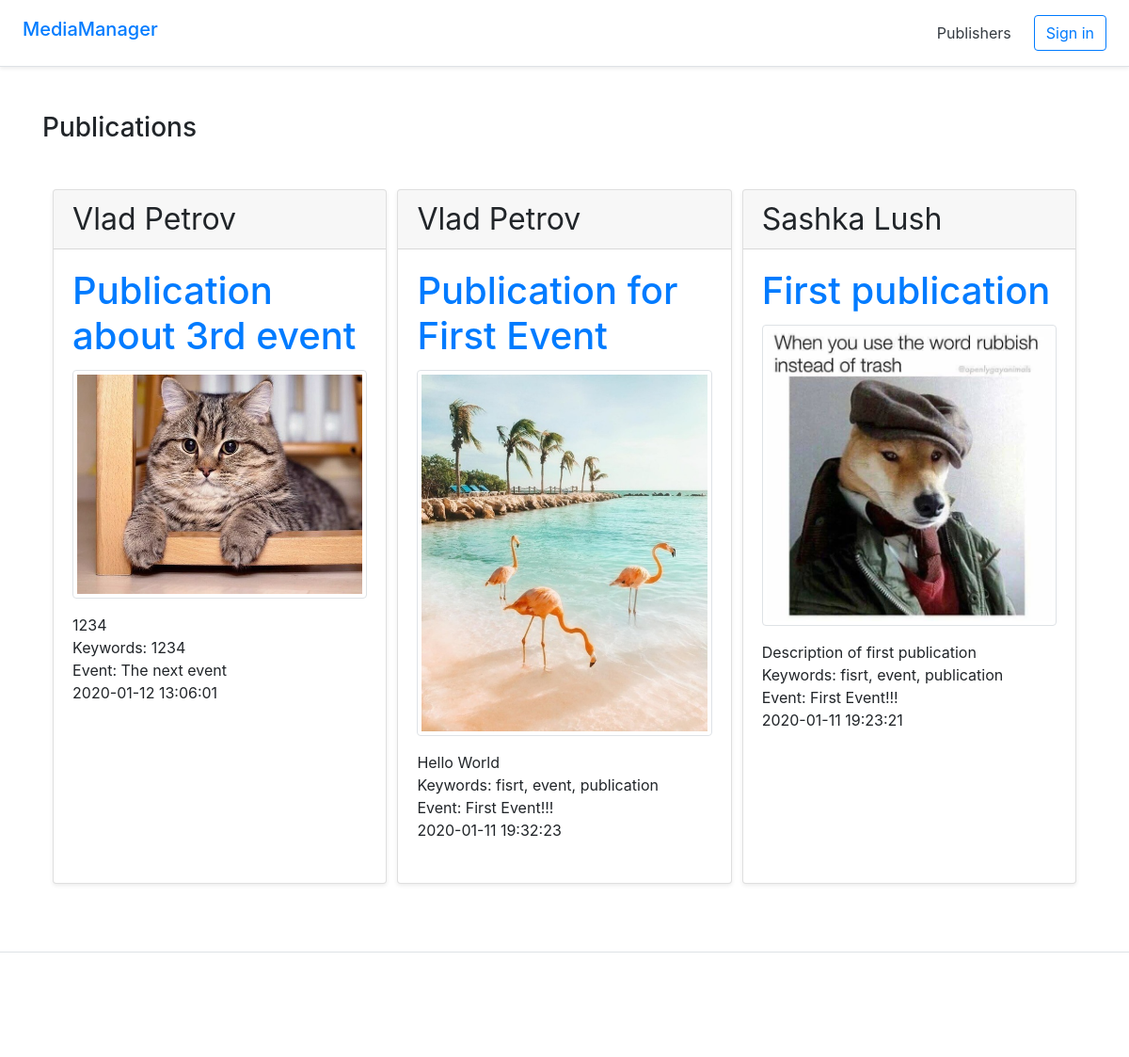
The page / on the database its author committed.
### tables this page shows
CREATE TABLE IF NOT EXISTS `publications` (
  `publicationId` int(32) UNSIGNED NOT NULL AUTO_INCREMENT,
  `publicationTitle` text NOT NULL,
  `publisherId` int(32) UNSIGNED NOT NULL,
  `publicationDescr` text,
  `publicationDateTime` datetime NOT NULL,
  `publicationKeywords` text,
  `eventId` int(11) NOT NULL,
  `imgPath` varchar(100) NOT NULL,
  PRIMARY KEY (`publicationId`),
  KEY `publisherId` (`publisherId`),
  KEY `eventId` (`eventId`)
);

CREATE TABLE IF NOT EXISTS `publishers` (
  `publisherId` int(32) NOT NULL AUTO_INCREMENT,
  `publisherName` varchar(60) DEFAULT NULL,
  `username` varchar(60) NOT NULL,
  `password` varchar(60) NOT NULL,
  PRIMARY KEY (`publisherId`)
);

CREATE TABLE IF NOT EXISTS `events` (
  `eventId` int(11) NOT NULL AUTO_INCREMENT,
  `eventDateTime` datetime NOT NULL,
  `eventTitle` text NOT NULL,
  `eventDescr` text NOT NULL,
  `eventKeywords` text NOT NULL,
  PRIMARY KEY (`eventId`)
);

### db/publications.php (the view, shortened to what this page needs)
<?php
    $link = mysqli_connect("localhost", "root", "", "mediamanager")
        or die("Could not connect : " . mysqli_error());
    $query = "SELECT p.publicationTitle, p.publicationDescr, p.publicationDateTime, p.publicationKeywords, p.imgPath, pub.publisherName, ev.eventTitle FROM publications AS p
    INNER JOIN publishers AS pub ON p.publisherId=pub.publisherId
    INNER JOIN events AS ev ON p.eventId=ev.eventId
    ORDER BY p.publicationDateTime DESC;";
    $result = mysqli_query($link, $query) or die("Query failed : " . mysqli_error($link));
    if (mysqli_num_rows($result) > 0) {
	    while($row = mysqli_fetch_assoc($result)) {
	    	$img = $row["imgPath"];
	    	$params = array("publicationTitle" => $row["publicationTitle"]);?>
		    	<div class="card mb-4 shadow-sm">
			        <div class="card-header">
			        	<h2 class="my-0 font-weight-normal"><?php echo $row["publisherName"];?></h2>
			        </div>
			        <div class="card-body">
			        	<h1 class="card-title"><a href="publication.php?<?php echo http_build_query($params);?>"><?php echo $row["publicationTitle"];?></a></h1>
			        	<img src="<?php echo $img;?> " alt="img" class="img-thumbnail">
			        	<ul class="list-unstyled mt-3 mb-4">
			         		<li><?php echo $row["publicationDescr"];?></li>
			            	<li><span>Keywords: </span><?php echo $row["publicationKeywords"];?></li>
			            	<li><span>Event: </span><?php echo $row["eventTitle"];?></li>
			            	<li><?php echo $row["publicationDateTime"];?></li>
			        	</ul>
			        </div>
			    </div>
<?php
		}
	}
?>

### index.php (shortened to what this page needs)
<!DOCTYPE html>
<html>
<head>
	<link rel="stylesheet" href="css/style.css">
	<link rel="stylesheet" href="https://stackpath.bootstrapcdn.com/bootstrap/4.3.1/css/bootstrap.min.css">
</head>
<body>
	<?php require "blocks/header.php"?>
	<div class="container mt-5">
		<h3 class="mb-5">Publications</h3>
		<div class="d-flex flex-wrap">
			<?php require "db/publications.php"?>
		</div>
	</div>
	<?php require "blocks/footer.php"?>
</body>
</html>

### blocks/header.php (shortened to what this page needs)
<div class="d-flex flex-column flex-md-row align-items-center p-3 px-md-4 mb-3 bg-white border-bottom shadow-sm">
  		<a class="my-0 mr-md-auto font-weight-normal" href="index.php">
  			<h5 >MediaManager</h5>
  		</a>
  		<nav class="my-2 my-md-0 mr-md-3">
  			<a class="p-2 text-dark" href="publishers.php">Publishers</a>
  		</nav>
  		<?php
		if(!isset($_COOKIE['publisherId'])) {
			?><a class="btn btn-outline-primary" href="signin.php">Sign in</a><?php
  		}
  		?>
</div>

### blocks/footer.php
<footer class="pt-4 my-md-5 pt-md-5 border-top">
    <div class="row">
      <div class="col-12 col-md">
        <small class="d-block mb-3 text-muted">© 2019</small>
      </div>
      <div class="col-6 col-md">
      </div>
    </div>
</footer>

### css/style.css (style rules this page uses)
.card { width: 32%; margin-left: 1%; }

### rows shown on the page
publications: publisherId.publisherName "Vlad Petrov", publicationTitle "Publication about 3rd event", imgPath (picture), publicationDescr "1234", publicationKeywords "1234", eventId.eventTitle "The next event", publicationDateTime "2020-01-12 13:06:01"
publications: publisherId.publisherName "Vlad Petrov", publicationTitle "Publication for First Event", imgPath (picture), publicationDescr "Hello World", publicationKeywords "fisrt, event, publication", eventId.eventTitle "First Event!!!", publicationDateTime "2020-01-11 19:32:23"
publications: publisherId.publisherName "Sashka Lush", publicationTitle "First publication", imgPath (picture), publicationDescr "Description of first publication", publicationKeywords "fisrt, event, publication", eventId.eventTitle "First Event!!!", publicationDateTime "2020-01-11 19:23:21"
